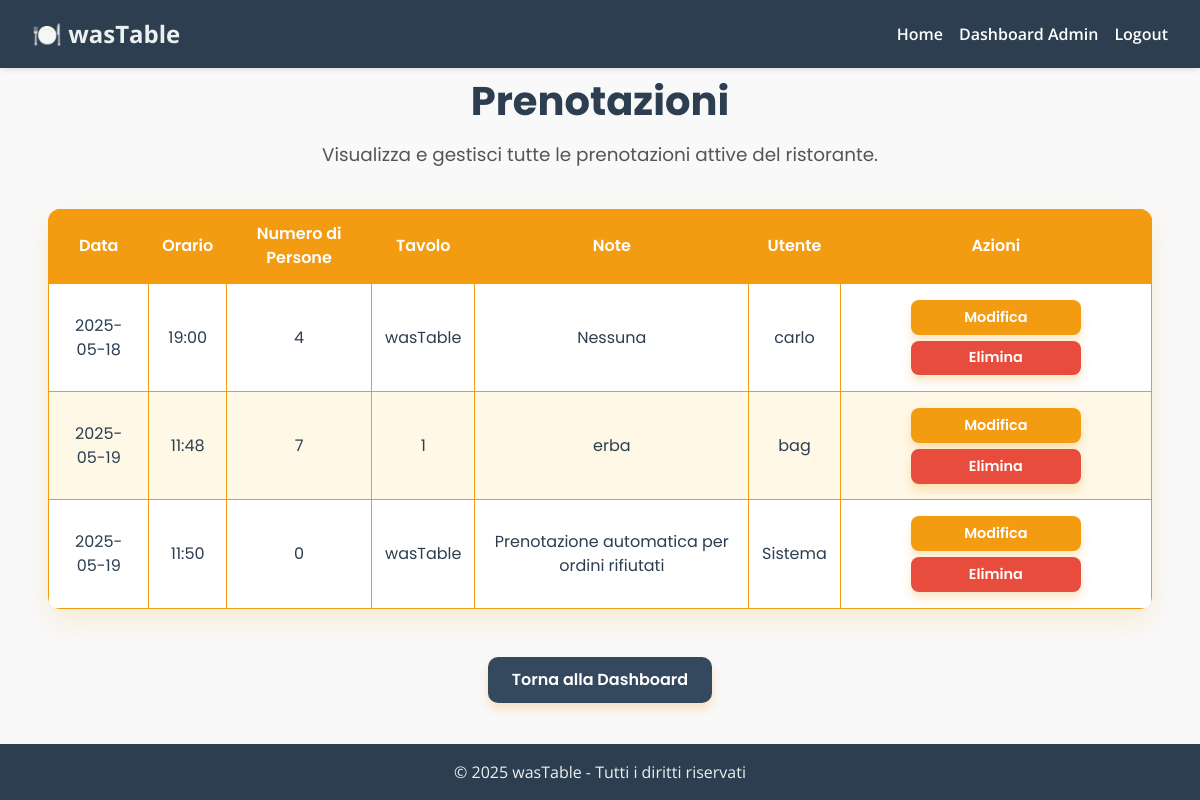
Page /admin_reservations (signed in) on the committed database.
### backend/app/models/reservation.py (models this page shows, shortened)
class Reservation(db.Model):
    __tablename__ = 'reservation'
    id = db.Column(db.Integer, primary_key=True)  # Colonna primaria
    date = db.Column(Date, nullable=False)  # Data della prenotazione
    time = db.Column(db.String(20), nullable=False)  # Orario della prenotazione
    guests = db.Column(db.Integer, nullable=False)  # Numero di ospiti
    note = db.Column(db.String(255))  # Note opzionali
    user_id = db.Column(db.Integer, db.ForeignKey('user.id'), nullable=False)  # Colonna con chiave esterna
    table_id = db.Column(db.Integer, db.ForeignKey('table.id'), nullable=False)
    table = db.relationship('Table', back_populates='reservations', cascade='all, delete', passive_deletes=True)
    user = db.relationship('User', backref='reservations')

### backend/app/models/table.py (models this page shows, shortened)
class Table(db.Model):
    __tablename__ = 'table'
    id = db.Column(db.Integer, primary_key=True)
    number = db.Column(db.Integer, unique=True, nullable=False)
    seats = (db.Column(db.Integer, nullable=False))
    status = db.Column(db.String(20), default='disponibile')  # disponibile, occupato, riservato
    name = db.Column(db.String(20), unique=True, nullable=False)
    is_wastable = db.Column(db.Boolean, default=False)
    occupied = db.Column(db.Boolean, default=False)
    reservations = db.relationship('Reservation', back_populates='table')

### backend/app/models/user.py (models this page shows, shortened)
class User(db.Model, UserMixin):
    id = db.Column(db.Integer, primary_key=True)
    username = db.Column(db.String(150), nullable=False, unique=True)
    email = db.Column(db.String(150), nullable=False, unique=True)
    password_hash = db.Column(db.String(256), nullable=False)
    role = db.Column(db.String(50), nullable=False, default='user')
    @login_manager.user_loader
    def load_user(user_id):
        return User.query.get(int(user_id))

### backend/app/routes/auth_routes.py (the view)
@bp.route('/admin_reservations', methods=['GET', 'POST'])
def view_reservations():
    reservations = Reservation.query.all()  # Ottieni tutte le prenotazioni
    return render_template('view_reservations.html', reservations=reservations)

### backend/app/templates/view_reservations.html (shortened to what this page needs)
{% extends "layout.html" %}
{% block content %}
<h1 class="page-title">Prenotazioni</h1>
<p class="description">Visualizza e gestisci tutte le prenotazioni attive del ristorante.</p>
{% if reservations %}
    <div class="table-container">
        <table class="reservations-table">
            <thead>
            <tr>
                <th>Data</th>
                <th>Orario</th>
                <th>Numero di Persone</th>
                <th>Tavolo</th>
                <th>Note</th>
                <th>Utente</th>
                <th>Azioni</th>
            </tr>
            </thead>
            <tbody>
            {% for reservation in reservations %}
                <tr>
                    <td>{{ reservation.date }}</td>
                    <td>{{ reservation.time }}</td>
                    <td>{{ reservation.guests }}</td>
                    <td>{{ reservation.table.name }}</td>
                    <td>{{ reservation.note if reservation.note else 'Nessuna' }}</td>
                    <td>{{ reservation.user.username }}</td>
                    <td class="action-buttons">
                        <a href="{{ url_for('auth.edit_reservation', reservation_id=reservation.id) }}"
                           class="btn btn-primary">Modifica</a>
                        <form action="{{ url_for('auth.delete_reservation', reservation_id=reservation.id) }}"
                              method="POST" style="display:inline;">
                            <button type="submit" class="btn btn-danger">Elimina</button>
                        </form>
                    </td>
                </tr>
            {% endfor %}
            </tbody>
        </table>
    </div>
{% else %}
    <p class="description">Non ci sono prenotazioni al momento.</p>
{% endif %}
<div class="button-wrapper">
    <a href="{{ url_for('auth.admin_dashboard') }}" class="btn btn-secondary">Torna alla Dashboard</a>
</div>
{% endblock %}

### backend/app/templates/view_reservations.html (style rules this page uses)
.page-title { font-family: 'Poppins', sans-serif; font-weight: 700; font-size: 2.5rem; color: #2c3e50; margin-bottom: 1rem; text-align: center; }
.description { font-family: 'Poppins', sans-serif; font-weight: 400; font-size: 1.15rem; color: #555; max-width: 700px; margin: 0 auto 2.5rem auto; text-align: center; }
.table-container { max-width: 100%; padding: 0 2rem; margin-bottom: 3rem; }
.reservations-table { width: 100%; border-collapse: collapse; background-color: white; font-family: 'Poppins', sans-serif; color: #2c3e50; box-shadow: 0 12px 30px rgba(243, 156, 18, 0.15); border-radius: 12px; overflow: hidden; }
.reservations-table th, .reservations-table td { padding: 0.8rem; border: 1px solid #f39c12; text-align: center; font-size: 1rem; font-weight: 400; }
.reservations-table th { background-color: #f39c12; color: white; font-weight: 600; }
.reservations-table tr:nth-child(even) { background-color: #fff8e6; }
.action-buttons .btn { font-family: 'Poppins', sans-serif; font-weight: 600; font-size: 0.9rem; padding: 0.4rem 0.8rem; border-radius: 8px; cursor: pointer; border: none; transition: all 0.3s ease; margin: 0.2rem; display: inline-block; }
.btn { font-family: 'Poppins', sans-serif; font-weight: 600; font-size: 1rem; padding: 0.7rem 1.5rem; border-radius: 10px; box-shadow: 0 6px 10px rgba(243, 156, 18, 0.25); cursor: pointer; transition: all 0.3s ease; text-decoration: none; display: inline-block; margin: 0 0.7rem; min-width: 170px; color: white; border: none; }
.btn-primary { background-color: #f39c12; }
.btn-danger { background-color: #e74c3c; }
.btn-secondary { background-color: #34495e; }
.button-wrapper { text-align: center; margin-bottom: 2rem; }

### rows in the picture
Reservation: date "2025-05-18", time "19:00", guests "4", table.name "wasTable", note "Nessuna", user.username "carlo"
Reservation: date "2025-05-19", time "11:48", guests "7", table.name "1", note "erba", user.username "bag"
Reservation: date "2025-05-19", time "11:50", guests "0", table.name "wasTable", note "Prenotazione automatica per ordini rifiutati", user.username "Sistema"
